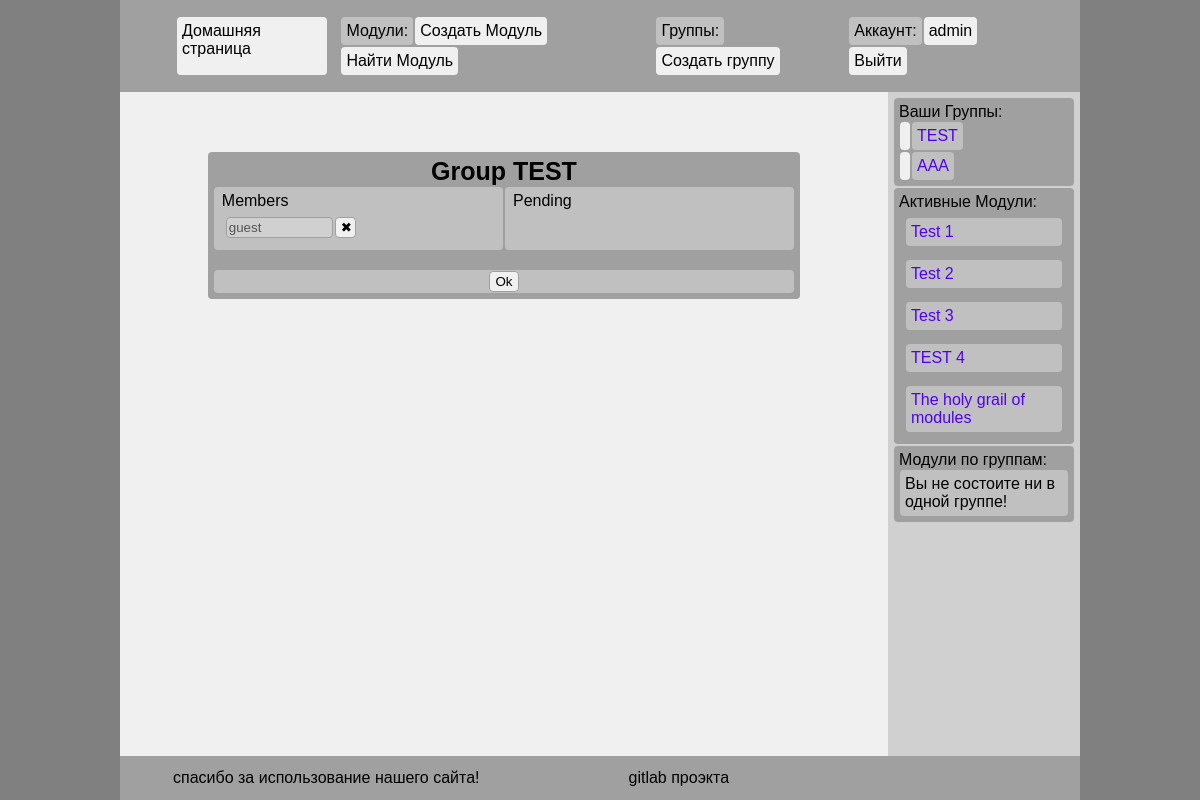
Before: /groups/y1cPvANMq3r4RXbf/members/ (signed in) with the older database file.
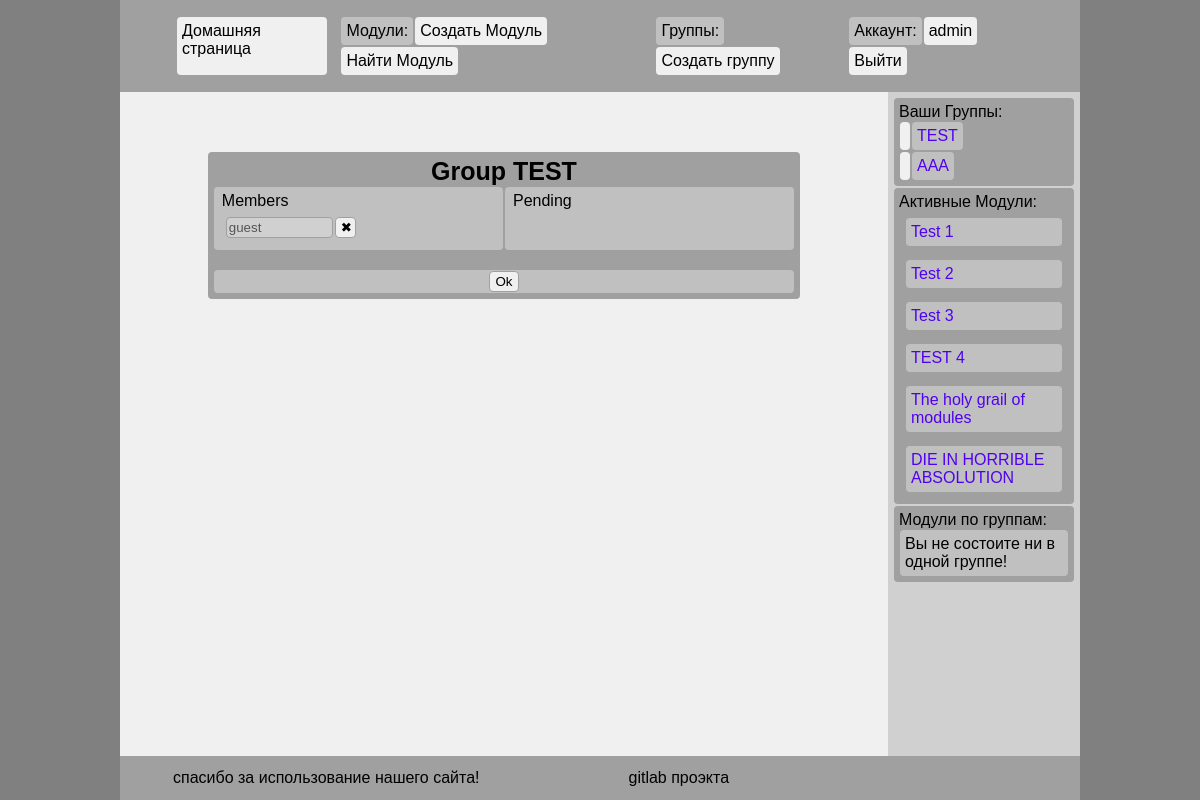
After: the same page with the newer database file.
### groups/models.py (models this page shows)
class Group(models.Model):
    author          = models.ForeignKey(User, related_name="group_author", on_delete=models.CASCADE, null=True)
    name            = models.CharField(max_length=32, default="")
    description     = models.CharField(max_length=1024, default="")
    creation_date   = models.DateTimeField(default=timezone.now())
    id              = models.CharField(max_length=16, unique=True, primary_key = True)
    moduls_data     = models.ManyToManyField(ModuleData, related_name="moduls_data", blank=True)
    members         = models.ManyToManyField(User, related_name="members", blank=True)
    members_pending = models.ManyToManyField(User, related_name="member_pending", blank=True)

### tasks/models.py (models this page shows)
class Module(models.Model):
    name            = models.CharField(max_length=64, default="Новый модуль")
    author          = models.ForeignKey(User, on_delete=models.CASCADE)
    description     = models.CharField(max_length=1024, default="AAAA")
    creation_date   = models.DateTimeField(default=timezone.now())
    tasks_data      = models.JSONField(default=list)
    is_tasks_rnd    = models.BooleanField(default=False)
    id              = models.CharField(max_length=16, unique=True, primary_key=True)

### groups/views.py (the view, shortened to what this page needs)
# urls.py: path('groups/<str:id>/members/',        groups.MembersView),
def MembersView(request, id):
    try: cur_group = Group.objects.get(id=id)
    except Group.DoesNotExist: raise Http404
    if cur_group.author != request.user: raise Http404
    if request.method != 'POST':
        context = get_base_context(request)
        context['group'] = cur_group
        return render(request, 'group_members.html', context)

### static/py/view.py (called while the page is built)
def get_base_context(request, **kwargs):
    context = {}
    for c_name, c_value in list(filter(lambda c:c[0].startswith('temp'), request.session.items())):
        if 'keep_cookies' in kwargs and c_name in kwargs['keep_cookies']: continue
        del request.session[c_name]
    for s in request.session.items():print(s)
    if request.user.is_authenticated:
        context['my_modules']    = Module.objects.all()
        context['my_groups']     = Group.objects.all()
        context['new_modules']    = Module.objects.filter(author=request.user)
    return context

### groups/templates/group_members.html (shortened to what this page needs)
{% extends './base.html' %}
{% block content %}
{% load i18n %}
<div class="bigbox">
    <h1>{% trans 'Group' %} {{group.name}}</h1>
    <form method="POST" id="form"> {% csrf_token %}
        <div class="flex">
            <div class="component2" style="width: 50%">
                <a>{% trans 'Members' %}</a>
                <div class="flex-col">
                    {% for mem in group.members.all %}
                    <div class="flex component2">
                        <input value="{{mem}}" style="width: 40%" disabled>
                        <input name="btn_mem_del_{{mem}}" type="submit" value="✖" style="width: 21px">
                    </div>
                    {% endfor %}
                </div>
            </div>
            <div class="component2" style="width: 50%">
                <a>{% trans 'Pending' %}</a>
            </div>
        </div>
        <br>
        <div class="submitbox">
            <input type="submit" name="btn_edit" value="{% trans 'Ok' %}">
        </div>
    </form>
</div>
{% endblock %}

### static/templates/sider.html (shortened to what this page needs)
<div class="box flex-col">
    Ваши Группы:
    {% for group in my_groups %}
        <div class="flex">
            {% if group.1 != 0 %}<a class="component">{{group.1}}</a>{% endif %}
            <a class="component2" href="/groups/{{group.id}}">{{group.name}}</a>
        </div>
    {% endfor %}
</div>
<div class="box flex-col">
    Активные Модули:
    {% for module in my_modules %}
        <div class="flex-col box">
            <a class="component2" href="/tasks/{{module.id}}">{{module.name}}</a>
        </div>
    {% endfor %}
</div>
<div class="flex-col box">
    Модули по группам:
    {% if not modules_groups %}
        <p class="component2">Вы не состоите ни в одной группе!</p>
    {% endif %}
</div>

Changed rows visible on the page:
added Module: name "DIE IN HORRIBLE ABSOLUTION"
